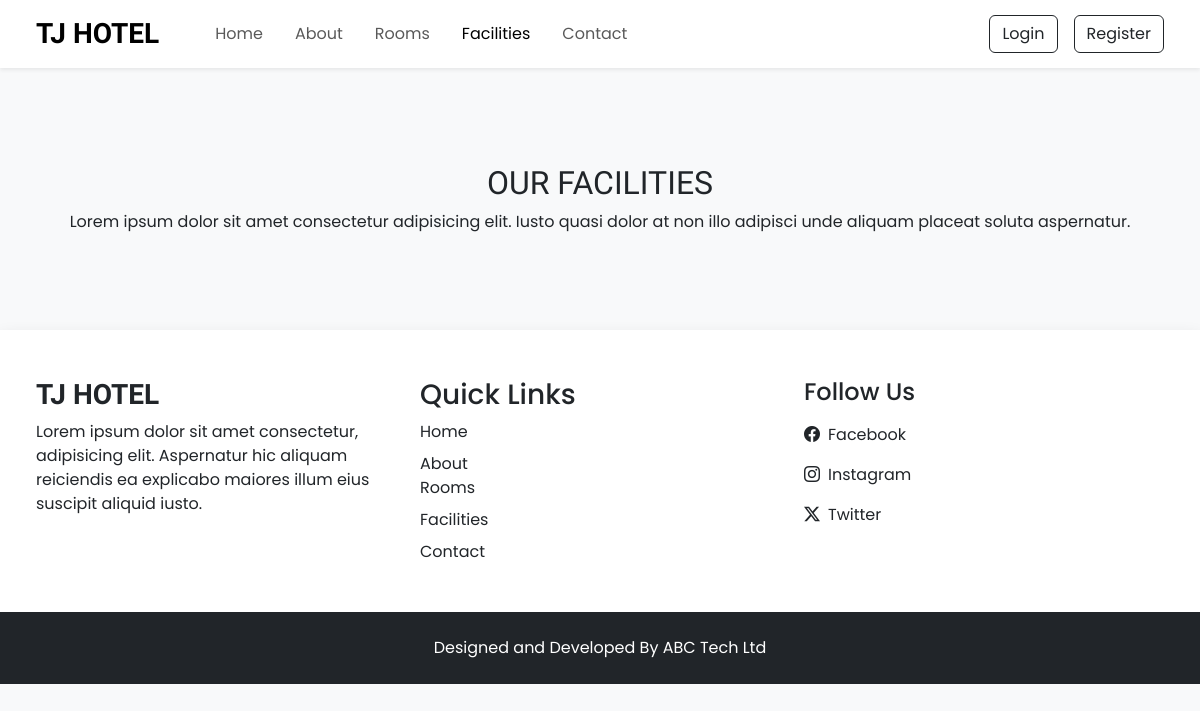
/facilities.php, run on an earlier commit of the app's database.
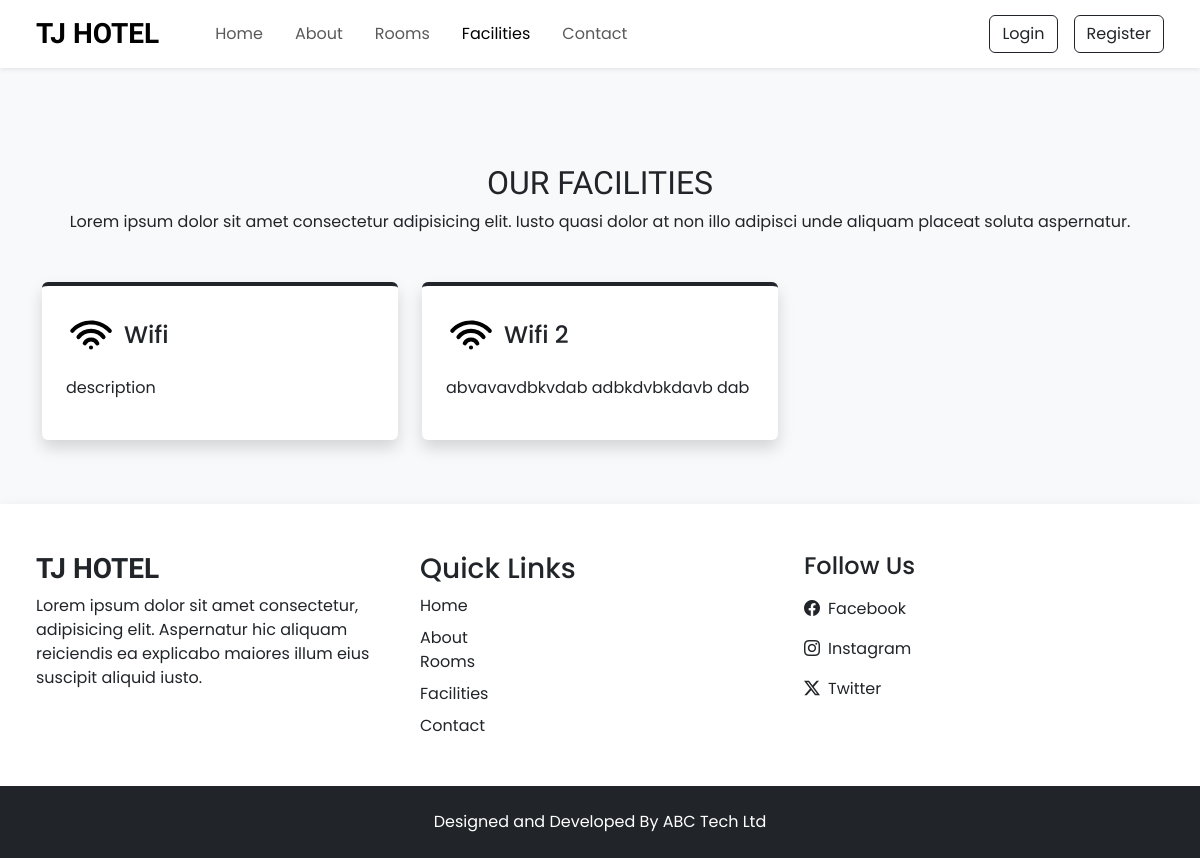
And on a later commit of the database.
### tables this page shows
CREATE TABLE `facilities` (
  `id` int(11) NOT NULL,
  `facility_icon` varchar(100) DEFAULT NULL,
  `facility_name` varchar(100) DEFAULT NULL,
  `facility_desc` varchar(500) DEFAULT NULL
);

### admin/inc/config.php (called while the page is built, shortened)
<?php
function selectAll($table)
{
    $conn = $GLOBALS['conn'];
    $res = mysqli_query($conn, "SELECT * FROM `$table`");
    return $res;
}
function select($sql, $data_types, $values)
{
    $conn = $GLOBALS['conn'];
    $res = $conn->prepare($sql);
    $res->bind_param($data_types, ...$values);
    if($res->execute())
    {
        $result = $res->get_result();
        return $result;
    }
    else
    {
        $error = "Query execution failed - Select";
        $res->close();
        return $error;
    }
}
?>

### facilities.php (the view)
<?php
 require "top.php";
?>
<section class="our_facilities py-5">
    <div class="container">
        <h2 class="h-font text-center mt-5 mb-2">OUR FACILITIES</h2>
        <p class="text-center mb-5">Lorem ipsum dolor sit amet consectetur adipisicing elit. Iusto quasi dolor at non illo adipisci unde aliquam placeat soluta aspernatur.</p>
        <div class="row">
            <?php
              $facility_res = selectAll('facilities');
              while ($facility_row = mysqli_fetch_assoc($facility_res))
              {
                ?>
                <div class="col-lg-4 col-md-6">
                    <div class="bg-white shadow rounded border-top border-4 border-dark facilities-item p-4 mb-3">
                        <div class="d-flex align-items-center gap-2 mb-3">
                            <img src="<?= IMAGE_PATH ?>facilities/<?= $facility_row['facility_icon'] ?>" width="50px">
                            <h4 class="m-0"><?= $facility_row['facility_name'] ?></h4>
                        </div>
                        <p><?= $facility_row['facility_desc'] ?></p>
                    </div>
                </div>
                <?php
              }
            ?>
        </div>
    </div>
</section>
<?php
 require "footer.php";
?>

### top.php (shortened to what this page needs)
<?php
    require "admin/inc/config.php";
    $sql = "SELECT * FROM `contacts_det` WHERE `id` = ?";
    $data_types = 'i';
    $values = [1];
    $contact_res = select($sql, $data_types, $values);
    $contact_row = $contact_res->fetch_assoc();
?>
<!DOCTYPE html>
<html lang="en">
<head>
    <link rel="stylesheet" href="assets/css/style.css">
    <link href="https://cdn.jsdelivr.net/npm/bootstrap@5.3.3/dist/css/bootstrap.min.css" rel="stylesheet">
    <link rel="stylesheet" href="https://cdn.jsdelivr.net/npm/bootstrap-icons@1.11.3/font/bootstrap-icons.min.css">
    <link rel="stylesheet" href="https://cdn.jsdelivr.net/npm/swiper@11/swiper-bundle.min.css" />
</head>
<body class="bg-light">
    <nav id="nav-bar" class="navbar navbar-expand-lg bg-white px-lg-4 py-lg-2 shadow-sm sticky-top">
        <div class="container-fluid">
            <a class="navbar-brand h-font fs-3 fw-bold me-5" href="index">TJ HOTEL</a>
            <div class="collapse navbar-collapse" id="navbarSupportedContent">
                <ul class="navbar-nav me-auto mb-2 mb-lg-0">
                    <li class="nav-item">
                      <a class="nav-link me-3" href="index">Home</a>
                    </li>
                    <li class="nav-item">
                      <a class="nav-link me-3" href="about">About</a>
                    </li>
                    <li class="nav-item">
                    <a class="nav-link me-3" href="rooms">Rooms</a>
                    </li>
                    <li class="nav-item">
                    <a class="nav-link me-3" href="facilities">Facilities</a>
                    </li>
                    <li class="nav-item">
                    <a class="nav-link" href="contact">Contact</a>
                    </li>
                </ul>
                <div class="d-flex align-items-center gap-2 gap-lg-3">
                    <button class="btn btn-outline-dark shadow-none" data-bs-toggle="modal" data-bs-target="#loginModal">Login</button>
                    <button class="btn btn-outline-dark shadow-none" data-bs-toggle="modal" data-bs-target="#registerModal">Register</button>
                </div>
            </div>
        </div>
    </nav>

### footer.php (shortened to what this page needs)
    <section class="footer py-5 bg-white shadow px-lg-4">
        <div class="container-fluid">
            <div class="row">
                <div class="col-md-4">
                    <h3 class="h-font fw-bold mb-2">TJ HOTEL</h3>
                    <p>Lorem ipsum dolor sit amet consectetur, adipisicing elit. Aspernatur hic aliquam reiciendis ea explicabo maiores illum eius suscipit aliquid iusto.</p>
                </div>
                <div class="col-md-4">
                    <h3>Quick Links</h3>
                    <a href="index" class="text-decoration-none d-inline-block mb-2 text-dark">Home</a> <br>
                    <a href="about" class="text-decoration-none d-inline-block text-dark">About</a> <br>
                    <a href="rooms" class="text-decoration-none d-inline-block mb-2 text-dark">Rooms</a> <br>
                    <a href="facilities" class="text-decoration-none d-inline-block mb-2 text-dark">Facilities</a> <br>
                    <a href="contact" class="text-decoration-none d-inline-block text-dark">Contact</a>
                </div>
                <div class="col-md-4">
                        <h4>Follow Us</h4>
                        <a href="<?= $contact_row['fb'] ?>" target="_blank" class="d-flex align-items-center mt-3 text-decoration-none text-dark">
                            <i class="bi bi-facebook me-2"></i>
                            Facebook
                        </a>
                        <a href="<?= $contact_row['insta'] ?>" target="_blank" class="d-flex align-items-center mt-3 text-decoration-none text-dark">
                            <i class="bi bi-instagram me-2"></i>
                            Instagram
                        </a>
                        <a href="<?= $contact_row['tw'] ?>" target="_blank" class="d-flex align-items-center my-3 text-decoration-none text-dark">
                            <i class="bi bi-twitter-x me-2"></i>
                            Twitter
                        </a>
                </div>
            </div>
        </div>
    </section>
    <section class="copyright py-4 bg-dark text-white">
        <div class="container">
            <p class="my-0 text-center">Designed and Developed By ABC Tech Ltd</p>
        </div>
    </section>
</body>
</html>

### assets/css/style.css (style rules this page uses)
* { margin: 0; padding: 0; box-sizing: border-box; font-family: "Poppins", serif; }
:root { --teal: #2ec1ac; --teal-hover: #279e8c; }
.h-font { font-family: "Merienda", serif; }

What changed in the data, as far as the page shows it:
added facilities: facility_icon (picture), facility_name "Wifi", facility_desc "description"
added facilities: facility_icon (picture), facility_name "Wifi 2", facility_desc "abvavavdbkvdab adbkdvbkdavb dab"
